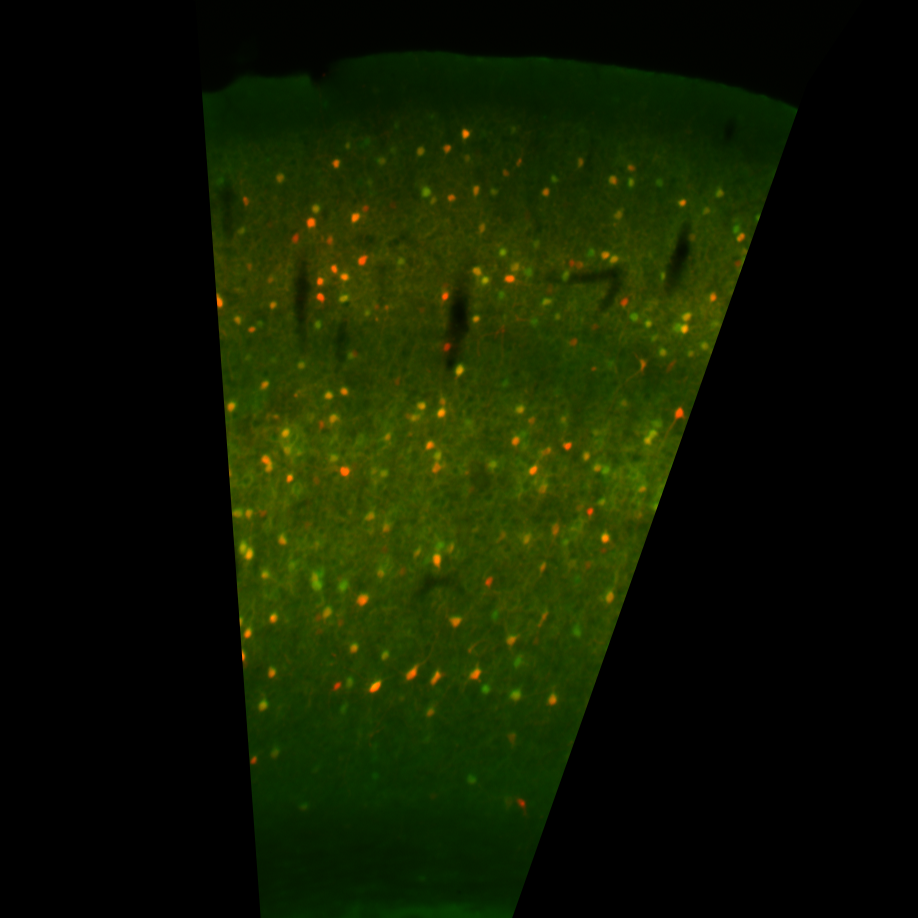
#> input picture 180904_ImageJ_Test_Scn1aE2_Cells.tif, 918 x 918 px, found by its file name
$ python cellcounter.py
#> lines starting #> are read from the running program, lines starting #| are printed output that depends on the picture; after the words box and inside, x2 and y2 are one past the last pixel; in counts of white or black regions, pixels touching at a corner belong together
import numpy as np
from matplotlib import pyplot as plt
import cv2
import scipy.ndimage as ndi
from scipy.signal import correlate2d

#cells
im = cv2.imread("180904_ImageJ_Test_Scn1aE2_Cells.tif")
#> im is the input picture: shape (918, 918, 3); mean B, G, R 0, 25.1, 15.8
blue, green, red = cv2.split(im)
#> blue: shape (918, 918); every value is 0
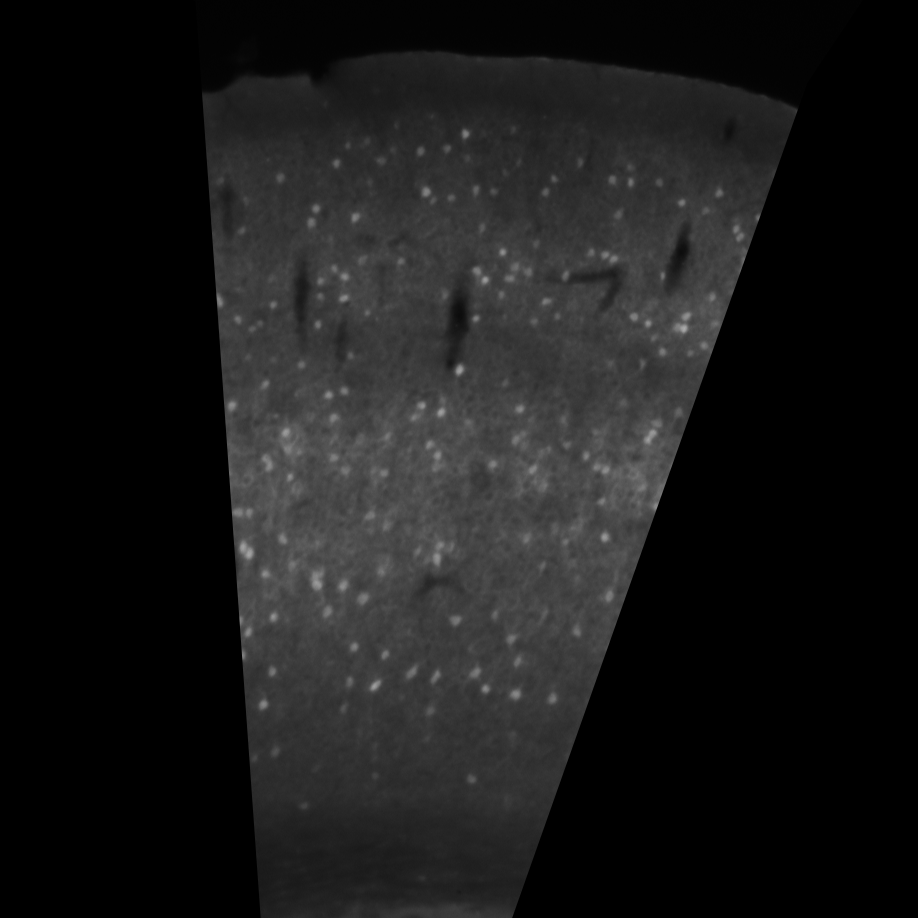
#> green: shape (918, 918); min 0, max 172, mean 25.1
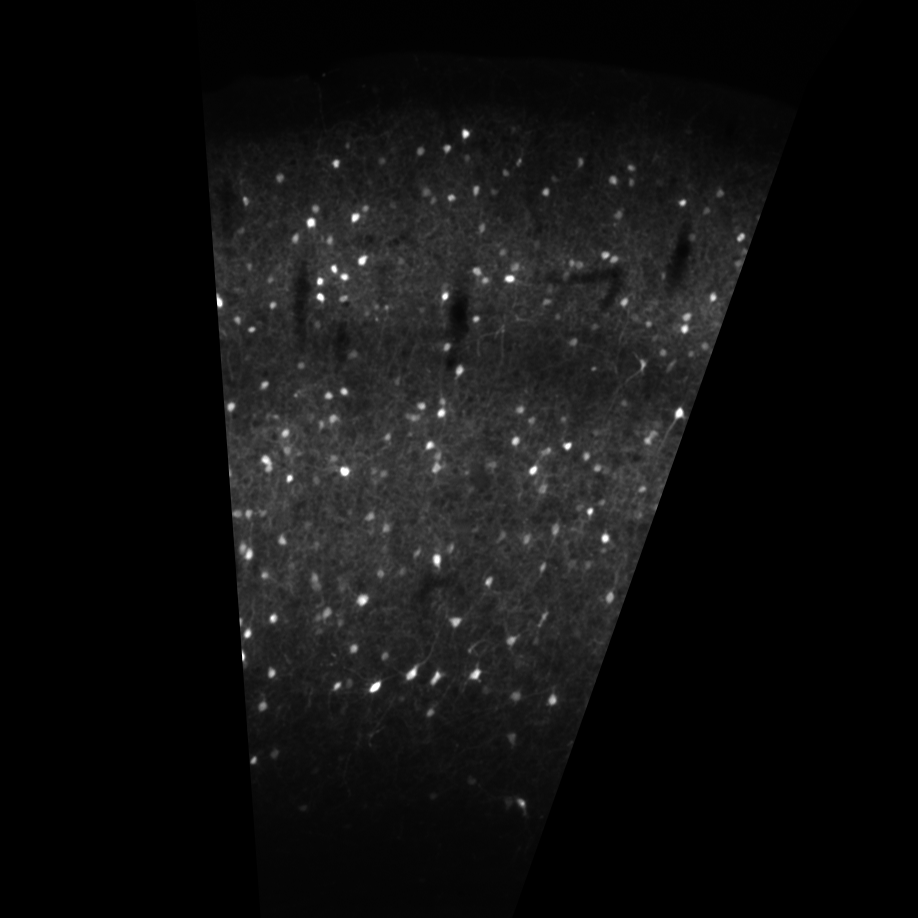
#> red: shape (918, 918); min 0, max 255, mean 15.8

green = green.astype(float)
gwn = green.copy()
for i in range(gwn.shape[0]):
    zm = green[i,:] == 0
    gwn[i,zm] = np.random.randn(np.sum(zm))*np.std(green[i,~zm]) + np.mean(green[i,~zm])
    ones = np.where(zm == 0)[0]
    fo = ones.min()
    lo = ones.max()
    gwn[i,0:fo+4] = ndi.filters.gaussian_filter1d(gwn[i,0:fo+4], 4)
    gwn[i,lo-4:] = ndi.filters.gaussian_filter1d(gwn[i,lo-4:], 4)
#> this loop made 918 passes
#> (fo, lo) on passes 1 to 3: (193, 862), (195, 861), (195, 860)
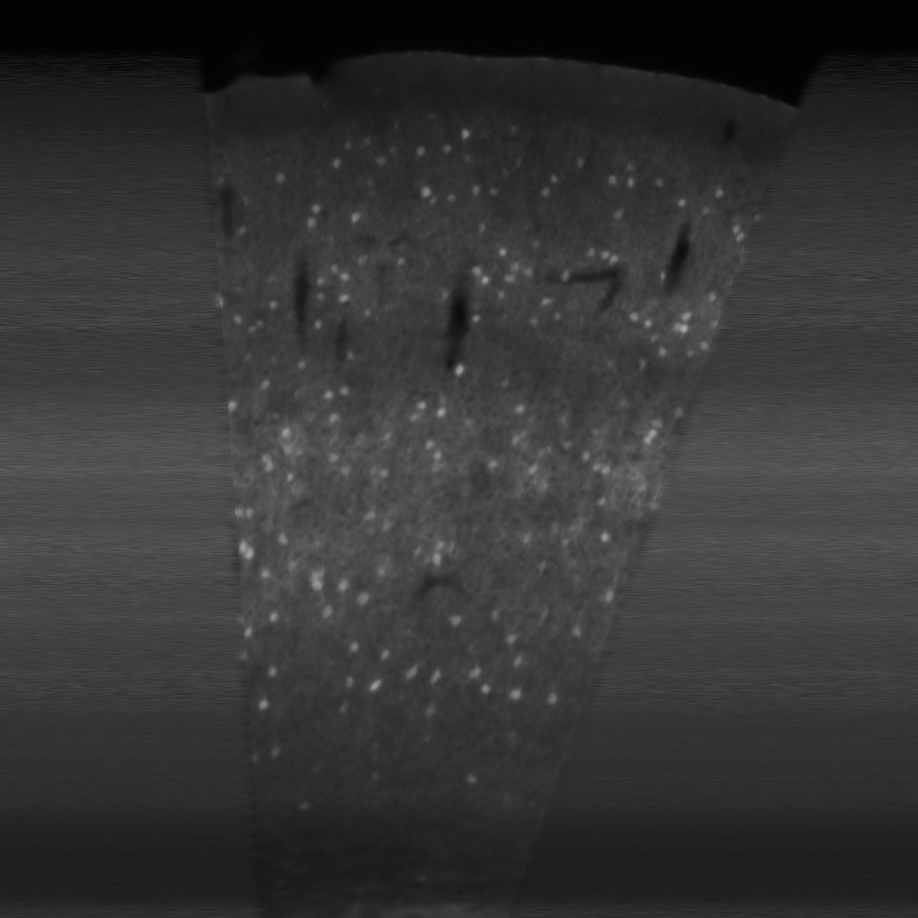
#> gwn: shape (918, 918) float64; min 1.29, max 172, mean 52.8

var = 4
X,Y = np.meshgrid(np.arange(-9.5,10.5),np.arange(-9.5,10.5))
temp = np.exp(-.5*((X**2+Y**2)/var))

xc = correlate2d(gwn, temp-temp.mean(), 'same')
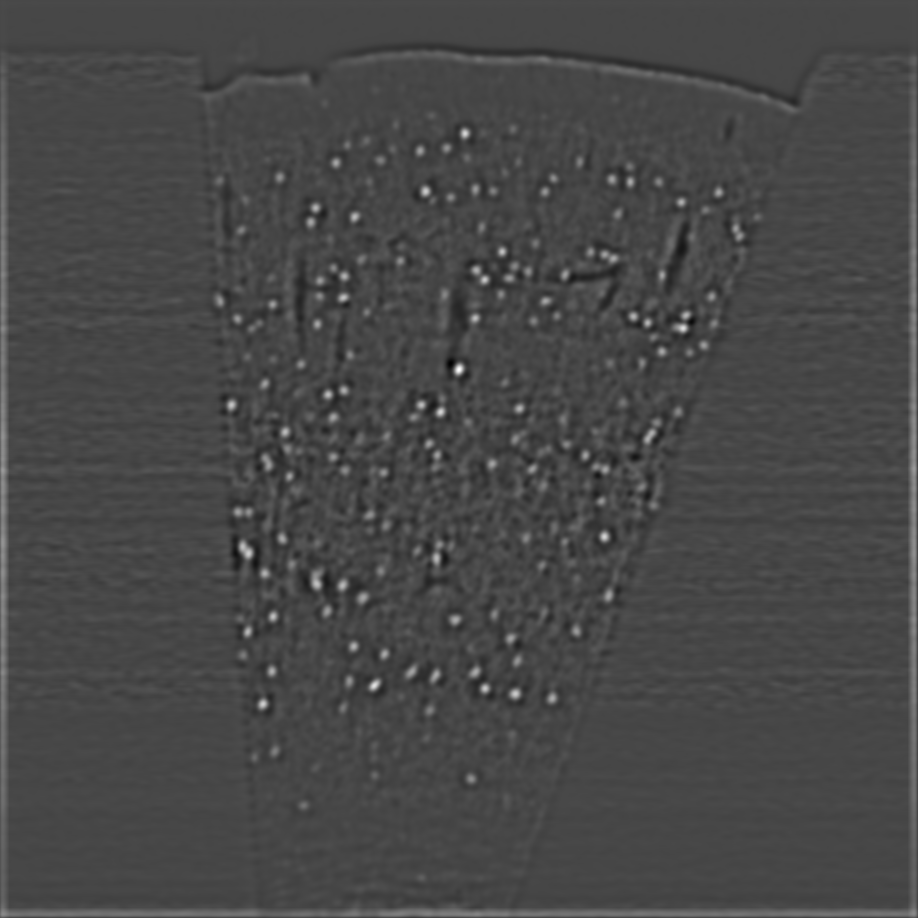
#> xc: shape (918, 918) float64; min -607.1, max 1567.7, mean 7.1; drawn with min black and max white

thresh = xc > xc.max()/8
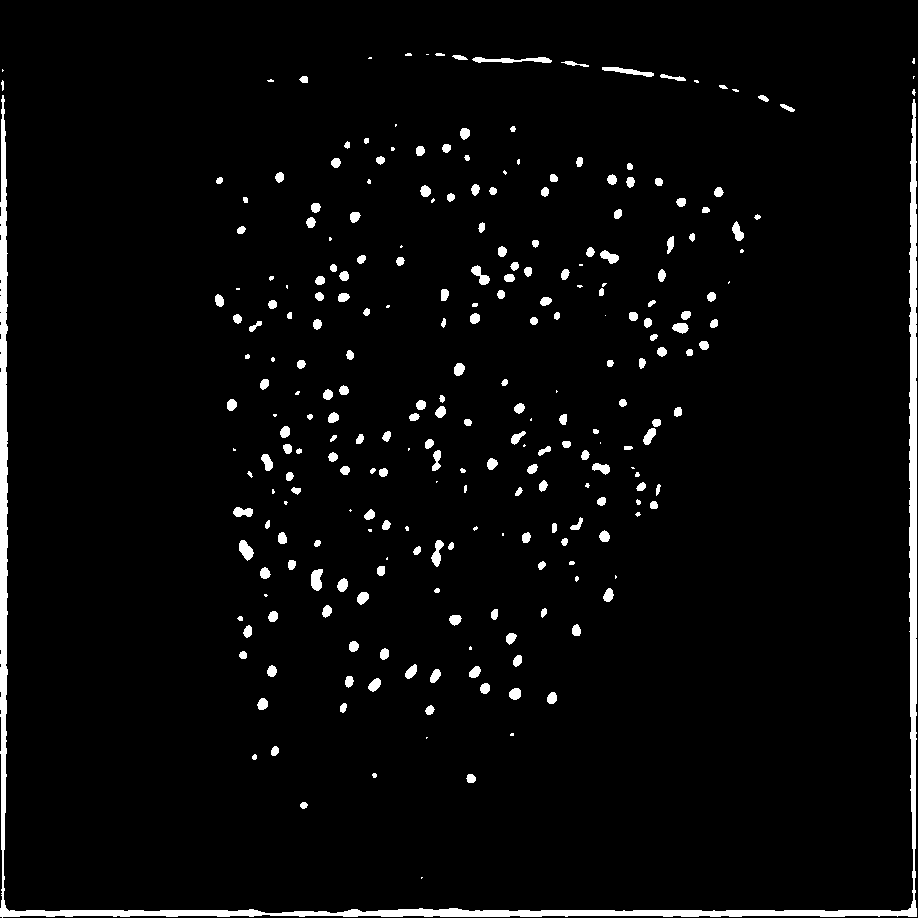
#> thresh: shape (918, 918) bool; 3.6% white; 262 white regions (56 under 20 px), largest, box (x1, y1, x2, y2) and area: (0, 95, 917, 918) 15420, (472, 57, 552, 63) 297, (602, 67, 654, 77) 225

plt.imshow(gwn, cmap='copper_r')
plt.imshow(thresh, alpha=.1)
